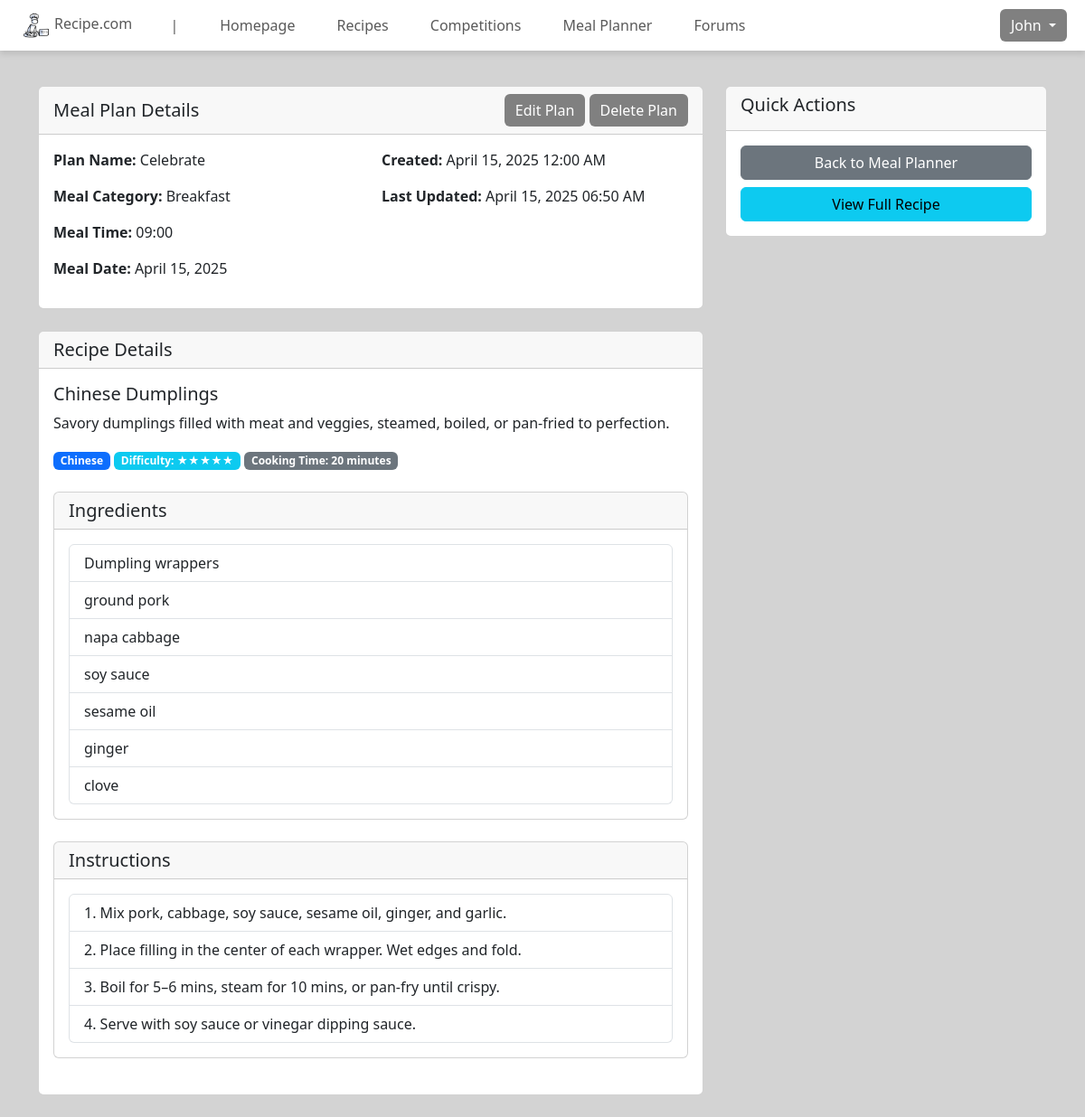
/view/view_meal_plan.php?plan_id=45 (signed in), run on the app's committed database.
### tables this page shows
CREATE TABLE `meal_plans` (
  `plan_id` int(10) NOT NULL,
  `recipe_id` int(10) NOT NULL,
  `user_id` int(10) NOT NULL,
  `meal_category` varchar(10) NOT NULL,
  `plan_name` varchar(50) NOT NULL,
  `created_date` date NOT NULL,
  `meal_time` int(2) NOT NULL,
  `meal_date` date NOT NULL,
  `updated_at` timestamp NOT NULL DEFAULT current_timestamp()
);

CREATE TABLE `recipe` (
  `recipe_id` int(10) NOT NULL,
  `user_id` int(10) NOT NULL,
  `title` text NOT NULL,
  `description` text NOT NULL,
  `images` text NOT NULL,
  `cuisine` varchar(10) NOT NULL,
  `difficulty` int(1) NOT NULL,
  `cooking_time` int(3) NOT NULL,
  `created_time` datetime NOT NULL
);

CREATE TABLE `ingredients` (
  `ingredient_id` int(2) NOT NULL,
  `recipe_id` int(2) NOT NULL,
  `ingredient_num` int(2) NOT NULL,
  `material` text NOT NULL
);

CREATE TABLE `steps` (
  `steps_id` int(10) NOT NULL,
  `recipe_id` int(10) NOT NULL,
  `step_number` int(2) NOT NULL,
  `instruction` text NOT NULL
);

### controller/meal_planning_controller.php (called while the page is built, shortened)
<?php
require_once '../model/meal_planning_model.php';
class MealPlanningController {
    private $model;
    public function __construct($db) {
        $this->model = new MealPlanning($db);
    }
    public function getMealPlanById($plan_id) {
        return $this->model->getMealPlanById($plan_id);
    }
}
?>

### model/meal_planning_model.php (called while the page is built, shortened)
<?php
class MealPlanning {
    private $conn;
    public function __construct($db) {
        $this->conn = $db;
    }
    public function getMealPlanById($plan_id) {
        $query = "SELECT
                    *,
                    LPAD(FLOOR(meal_time/60), 2, '0') as hours,
                    LPAD(MOD(meal_time, 60), 2, '0') as minutes,
                    CONCAT(
                        LPAD(FLOOR(meal_time/60), 2, '0'),
                        ':',
                        LPAD(MOD(meal_time, 60), 2, '0')
                    ) as formatted_time
                 FROM meal_plans
                 WHERE plan_id = ?";
        $stmt = $this->conn->prepare($query);
        $stmt->bind_param("i", $plan_id);
        $stmt->execute();
        return $stmt->get_result();
    }
}
?>

### controller/recipe_controller.php (called while the page is built, shortened)
<?php
require_once '../model/recipe_model.php';
class RecipeController {
    private $recipeModel;
    private $db;
    public function __construct($db) {
        $this->recipeModel = new Recipe($db);
        $this->db = $db;
    }
    public function getAllRecipes() {
        return $this->recipeModel->getAllRecipes();
    }
    public function getRecipeInfo($recipe_id) {
        return $this->recipeModel->getRecipeInfo($recipe_id);
    }
    public function getIngredients($recipe_id) {
        $sql = "SELECT * FROM ingredients WHERE recipe_id = ? ORDER BY ingredient_num ASC";
        $stmt = $this->db->prepare($sql);
        $stmt->bind_param("i", $recipe_id);
        $stmt->execute();
        return $stmt->get_result();
    }
    public function getSteps($recipe_id) {
        $sql = "SELECT * FROM steps WHERE recipe_id = ? ORDER BY step_number ASC";
        $stmt = $this->db->prepare($sql);
        $stmt->bind_param("i", $recipe_id);
        $stmt->execute();
        return $stmt->get_result();
    }
}
?>

### model/recipe_model.php (called while the page is built, shortened)
<?php
class Recipe {
    private $conn;
    public function __construct($db) {
        $this->conn = $db;
    }
    public function getAllRecipes() {
        $sql = "SELECT * FROM recipe";
        $stmt = $this->conn->prepare($sql);
        $stmt->execute();
        $result = $stmt->get_result();
        return $result->fetch_all(MYSQLI_ASSOC);
    }
    public function getRecipeInfo($recipe_id) {
        $sql = "SELECT * FROM recipe WHERE recipe_id = ?";
        $stmt = $this->conn->prepare($sql);
        $stmt->bind_param("i", $recipe_id);
        $stmt->execute();
        $result = $stmt->get_result();
        $recipe = $result->fetch_assoc();
        $stmt_ingredients = $this->conn->prepare("SELECT * FROM ingredients WHERE recipe_id = ?");
        $stmt_ingredients->bind_param("i", $recipe_id);
        $stmt_ingredients->execute();
        $ingredients_result = $stmt_ingredients->get_result();
        while ($row = $ingredients_result->fetch_assoc()) {
            $ingredients[] = $row['material'];
        }
        $stmt_steps = $this->conn->prepare("SELECT * FROM steps WHERE recipe_id = ? ORDER BY step_number ASC");
        $stmt_steps->bind_param("i", $recipe_id);
        $stmt_steps->execute();
        $steps_result = $stmt_steps->get_result();
        while ($row = $steps_result->fetch_assoc()) {
            $steps[] = $row['instruction'];
        }
        $recipe['ingredients'] = $ingredients;
        $recipe['steps'] = $steps;
        return $recipe;
    }
}
?>

### view/view_meal_plan.php (the view, shortened to what this page needs)
<?php
require '../config/db_connection.php';
require '../controller/meal_planning_controller.php';
require '../controller/recipe_controller.php';
$mealPlanningController = new MealPlanningController($conn);
$recipeController = new RecipeController($conn);
if (isset($_GET['plan_id'])) {
    $plan_id = $_GET['plan_id'];
    $mealPlan = $mealPlanningController->getMealPlanById($plan_id);
    if ($mealPlan && $mealPlan->num_rows > 0) {
        $plan = $mealPlan->fetch_assoc();
        $recipe = $recipeController->getRecipeInfo($plan['recipe_id']);
        $ingredients = $recipeController->getIngredients($plan['recipe_id']);
        $steps = $recipeController->getSteps($plan['recipe_id']);
    } else {
        header("Location: meal_planner.php");
        exit();
    }
} else {
    header("Location: meal_planner.php");
    exit();
}
$allRecipes = $recipeController->getAllRecipes();
?>
<!DOCTYPE html>
<html lang="en">
<head>
    <link rel="stylesheet" href="../assets/css/header.css">
    <link rel="stylesheet" href="../assets/css/styles.css">
    <link rel="stylesheet" href="../assets/css/meal_planner.css">
    <link href="https://cdn.jsdelivr.net/npm/bootstrap@5.3.3/dist/css/bootstrap.min.css" rel="stylesheet">
</head>
<body>
    <?php include '../includes/header.php'; ?>
    <div class="container mt-4">
        <div class="row">
            <div class="col-md-8">
                <div class="card mb-4">
                    <div class="card-header d-flex justify-content-between align-items-center">
                        <h5 class="card-title mb-0">Meal Plan Details</h5>
                        <div>
                            <button type="button" class="btn btn-primary" data-bs-toggle="modal" data-bs-target="#editModal">
                                Edit Plan
                            </button>
                            <button type="button" class="btn btn-danger" data-bs-toggle="modal" data-bs-target="#deleteModal">
                                Delete Plan
                            </button>
                        </div>
                    </div>
                    <div class="card-body">
                        <div class="row">
                            <div class="col-md-6">
                                <p><strong>Plan Name:</strong> <?php echo htmlspecialchars($plan['plan_name']); ?></p>
                                <p><strong>Meal Category:</strong> <?php echo htmlspecialchars($plan['meal_category']); ?></p>
                                <p><strong>Meal Time:</strong> <?php echo htmlspecialchars($plan['formatted_time']); ?></p>
                                <p><strong>Meal Date:</strong> <?php echo date('F j, Y', strtotime($plan['meal_date'])); ?></p>
                            </div>
                            <div class="col-md-6">
                                <p><strong>Created:</strong> <?php echo date('F j, Y h:i A', strtotime($plan['created_date'])); ?></p>
                                <p><strong>Last Updated:</strong> <?php echo isset($plan['updated_at']) ? date('F j, Y h:i A', strtotime($plan['updated_at'])) : 'Not updated'; ?></p>
                            </div>
                        </div>
                    </div>
                </div>
                <div class="card mb-4">
                    <div class="card-header">
                        <h5 class="card-title mb-0">Recipe Details</h5>
                    </div>
                    <div class="card-body">
                        <h5 class="card-title"><?php echo htmlspecialchars($recipe['title']); ?></h5>
                        <p class="card-text"><?php echo nl2br(htmlspecialchars($recipe['description'])); ?></p>
                        <div class="recipe-meta">
                            <span class="badge bg-primary"><?php echo htmlspecialchars($recipe['cuisine']); ?></span>
                            <span class="badge bg-info">Difficulty: <?php echo str_repeat('★', $recipe['difficulty']); ?></span>
                            <span class="badge bg-secondary">Cooking Time: <?php echo $recipe['cooking_time']; ?> minutes</span>
                        </div>
                        <br>
                        <div class="card mb-4">
                            <div class="card-header">
                                <h5 class="mb-0">Ingredients</h5>
                            </div>
                            <div class="card-body">
                                <?php if ($ingredients && $ingredients->num_rows > 0): ?>
                                    <ul class="list-group">
                                        <?php while ($ingredient = $ingredients->fetch_assoc()): ?>
                                            <li class="list-group-item">
                                                <?php echo htmlspecialchars($ingredient['material']); ?>
                                            </li>
                                        <?php endwhile; ?>
                                    </ul>
                                <?php else: ?>
                                    <p class="text-muted">No ingredients listed.</p>
                                <?php endif; ?>
                            </div>
                        </div>
                        <div class="card mb-4">
                            <div class="card-header">
                                <h5 class="mb-0">Instructions</h5>
                            </div>
                            <div class="card-body">
                                <?php if ($steps && $steps->num_rows > 0): ?>
                                    <ol class="list-group list-group-numbered">
                                        <?php while ($step = $steps->fetch_assoc()): ?>
                                            <li class="list-group-item">
                                                <?php echo htmlspecialchars($step['instruction']); ?>
                                            </li>
                                        <?php endwhile; ?>
                                    </ol>
                                <?php else: ?>
                                    <p class="text-muted">No instructions available.</p>
                                <?php endif; ?>
                            </div>
                        </div>
                    </div>
                </div>
            </div>
            <div class="col-md-4">
                <div class="card">
                    <div class="card-header">
                        <h5>Quick Actions</h5>
                    </div>
                    <div class="card-body">
                        <a href="meal_planner.php" class="btn btn-secondary w-100 mb-2">Back to Meal Planner</a>
                        <a href="view_recipe.php?recipe_id=<?php echo $recipe['recipe_id']; ?>" class="btn btn-info w-100">View Full Recipe</a>
                    </div>
                </div>
            </div>
        </div>
    </div>
</body>
</html>

### assets/css/styles.css (style rules this page uses)
body { background-color: #d3d3d3 !important; }
button { background-color: grey !important; border: none !important; color: white !important; }

### assets/css/meal_planner.css (style rules this page uses)
body { background-color: #f8f9fa; }
.container { margin-top: 0; padding-top: 15px; }

### data on the page
meal_plans: plan_name "Celebrate", meal_category "Breakfast", meal_date "April 15, 2025", created_date "April 15, 2025 12:00 AM", updated_at "April 15, 2025 06:50 AM"
recipe: title "Chinese Dumplings", description "Savory dumplings filled with meat and veggies, steamed, boiled, or pan-fried to perfection.", cuisine "Chinese", difficulty "★★★★★", cooking_time "20"
ingredients: material "Dumpling wrappers"
ingredients: material "ground pork"
ingredients: material "napa cabbage"
ingredients: material "soy sauce"
ingredients: material "sesame oil"
ingredients: material "ginger"
ingredients: material "clove"
steps: instruction "Mix pork, cabbage, soy sauce, sesame oil, ginger, and garlic."
steps: instruction "Place filling in the center of each wrapper. Wet edges and fold."
steps: instruction "Boil for 5–6 mins, steam for 10 mins, or pan-fry until crispy."
steps: instruction "Serve with soy sauce or vinegar dipping sauce."

### other printed values
$_SESSION['username'] "John"
$plan['formatted_time'] "09:00"
